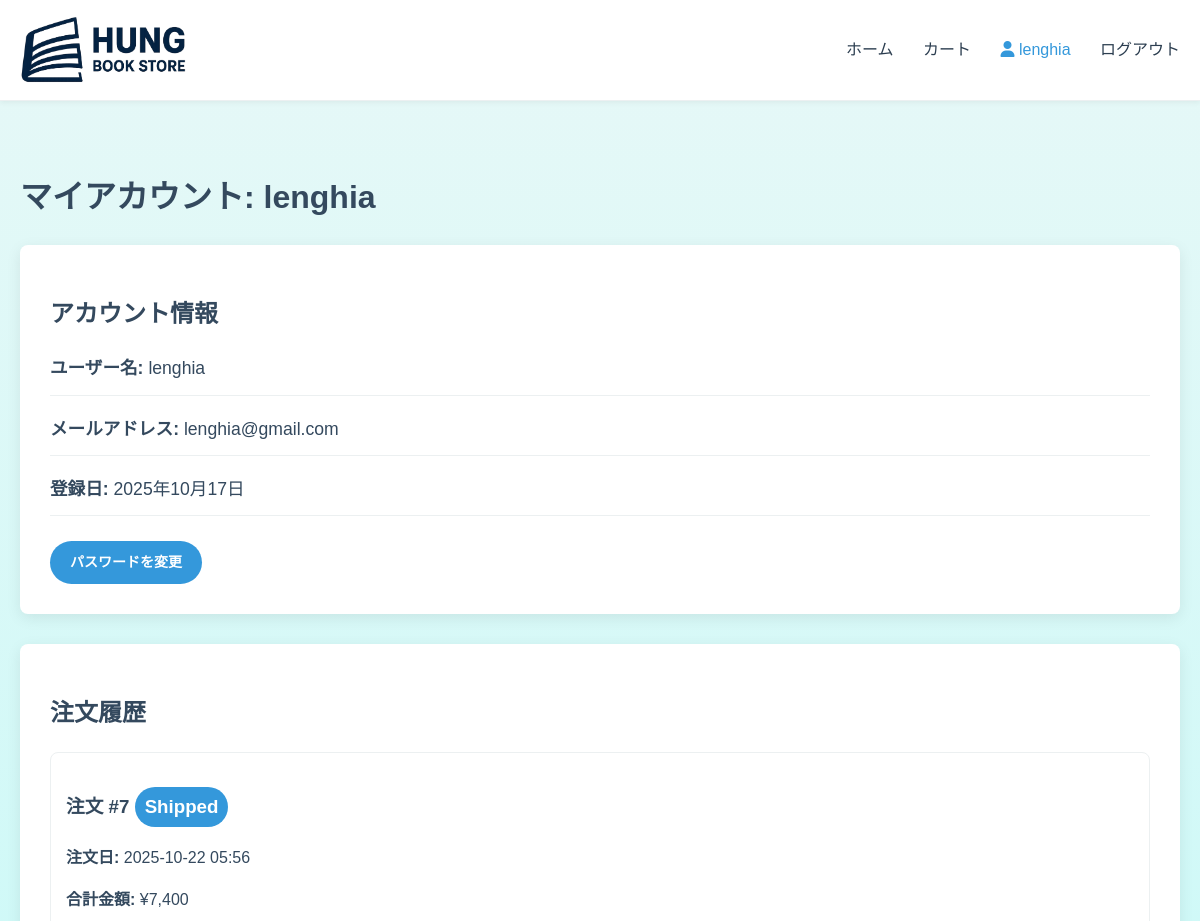
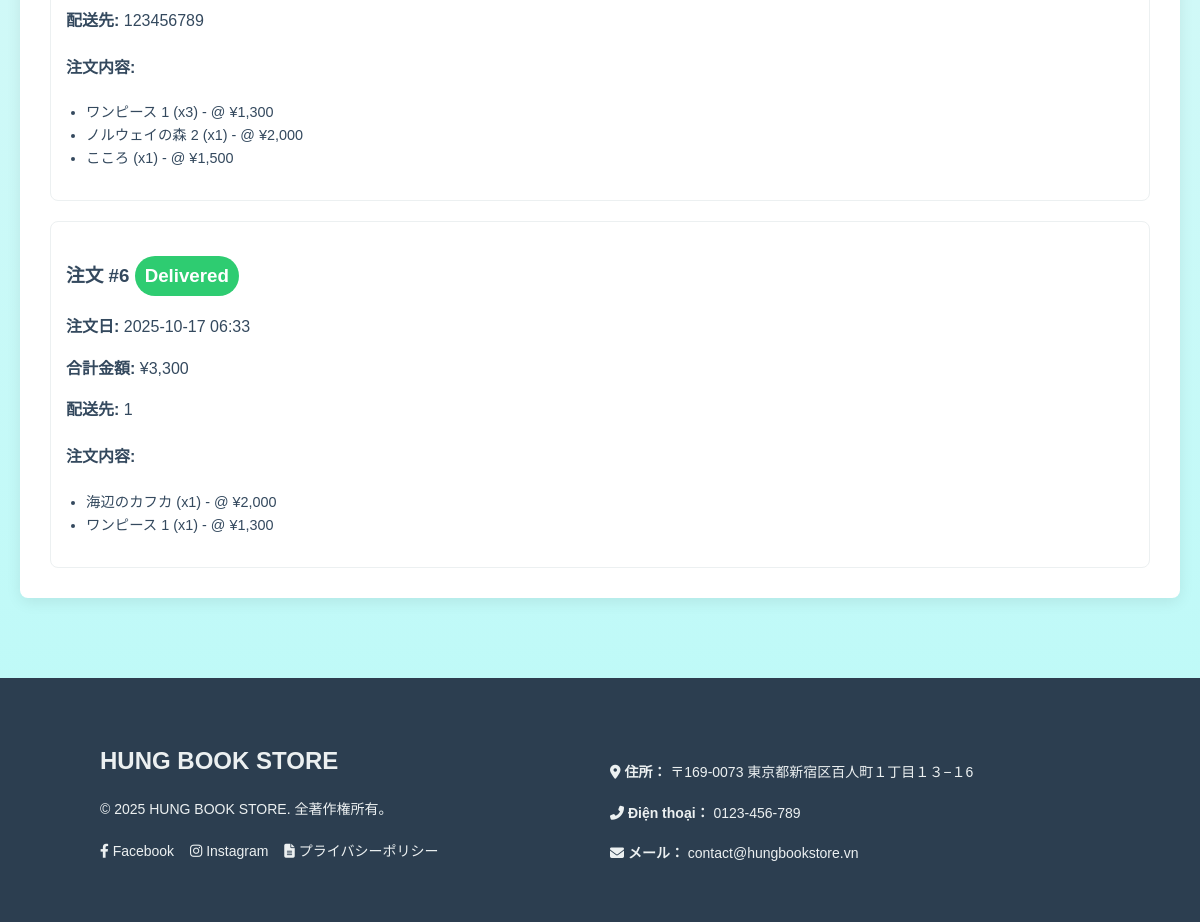
The app's page /profile.php (signed in) with its own data (2 pictures, top to bottom).
### tables this page shows
CREATE TABLE `users` (
  `id` int(11) NOT NULL,
  `username` varchar(50) NOT NULL,
  `email` varchar(100) NOT NULL,
  `password` varchar(255) NOT NULL,
  `role` varchar(10) NOT NULL DEFAULT 'user',
  `created_at` timestamp NOT NULL DEFAULT current_timestamp()
);

CREATE TABLE `orders` (
  `id` int(11) NOT NULL,
  `user_id` int(11) NOT NULL,
  `total_amount` decimal(10,2) NOT NULL,
  `shipping_address` text NOT NULL,
  `order_status` varchar(50) NOT NULL DEFAULT 'Pending',
  `created_at` timestamp NOT NULL DEFAULT current_timestamp()
);

CREATE TABLE `order_items` (
  `id` int(11) NOT NULL,
  `order_id` int(11) NOT NULL,
  `book_id` int(11) NOT NULL,
  `quantity` int(11) NOT NULL,
  `price` int(11) NOT NULL
);

CREATE TABLE `books` (
  `id` int(11) NOT NULL,
  `title` varchar(255) NOT NULL,
  `author` varchar(255) DEFAULT NULL,
  `price` int(11) NOT NULL,
  `sale_price` decimal(10,2) DEFAULT NULL,
  `description` text DEFAULT NULL,
  `published_year` int(11) DEFAULT NULL,
  `image` varchar(255) DEFAULT NULL
);

### profile.php (the view, shortened to what this page needs)
<?php
require 'config.php';
$user_id = $_SESSION['user_id'];
$username = $_SESSION['username'];
try {
    $stmt_user = $pdo->prepare("SELECT username, email, created_at FROM users WHERE id = ?");
    $stmt_user->execute([$user_id]);
    $user_info = $stmt_user->fetch();
    $stmt_orders = $pdo->prepare("SELECT * FROM orders WHERE user_id = ? ORDER BY created_at DESC");
    $stmt_orders->execute([$user_id]);
    $orders = $stmt_orders->fetchAll();
} catch (\PDOException $e) {
    $message = "データベースエラーが発生しました: " . $e->getMessage();
    $orders = [];
}
function getOrderItems($pdo, $order_id)
{
    $stmt = $pdo->prepare("
        SELECT oi.*, b.title
        FROM order_items oi
        JOIN books b ON oi.book_id = b.id
        WHERE oi.order_id = ?
    ");
    $stmt->execute([$order_id]);
    return $stmt->fetchAll();
}
?>
<!DOCTYPE html>
<html lang="ja">
<head>
    <link rel="stylesheet" href="assets/css/style.css">
    <link rel="stylesheet" href="https://cdnjs.cloudflare.com/ajax/libs/font-awesome/6.4.0/css/all.min.css" />
</head>
<body>
    <header>
        <div class="header-container">
            <div class="logo"><a href="index.php">
                    <img src="assets/images/logo.png" alt="オンライン書店ロゴ" style="height:70px;">
                </a></div>
            <nav>
                <a href="index.php">ホーム</a>
                <a href="cart.php">カート
                </a>
                <a href="profile.php" style="color: var(--secondary-color);"><i class="fas fa-user"></i>
                    <?= htmlspecialchars($username) ?></a>
                <a href="logout.php">ログアウト</a>
            </nav>
        </div>
    </header>
    <main class="profile-container">
        <h1>マイアカウント: <?= htmlspecialchars($username) ?></h1>
        <div class="profile-section profile-info">
            <h2>アカウント情報</h2>
            <p><strong>ユーザー名:</strong> <?= htmlspecialchars($user_info['username']) ?></p>
            <p><strong>メールアドレス:</strong> <?= htmlspecialchars($user_info['email']) ?></p>
            <p><strong>登録日:</strong> <?= date('Y年m月d日', strtotime($user_info['created_at'])) ?></p>
            <a href="edit_profile.php" class="checkout-btn" style="margin-top: 15px;">パスワードを変更</a>
        </div>
        <div class="profile-section order-history">
            <h2>注文履歴</h2>
            <?php if (!empty($orders)): ?>
                <?php foreach ($orders as $order): ?>
                    <div
                        style="border: 1px solid var(--light-gray); margin-top: 20px; padding: 15px; border-radius: var(--border-radius);">
                        <h3>注文 #<?= $order['id'] ?>
                            <span class="status-badge
                            <?php
                            if ($order['order_status'] == 'Pending')
                                echo 'status-processing';
                            elseif ($order['order_status'] == 'Shipped')
                                echo 'status-shipped';
                            elseif ($order['order_status'] == 'Delivered')
                                echo 'status-delivered';
                            else
                                echo 'status-cancelled';
                            ?>">
                                <?= htmlspecialchars($order['order_status']) ?>
                            </span>
                        </h3>
                        <p><strong>注文日:</strong> <?= date('Y-m-d H:i', strtotime($order['created_at'])) ?></p>
                        <p><strong>合計金額:</strong> ¥<?= number_format($order['total_amount']) ?></p>
                        <p><strong>配送先:</strong> <?= htmlspecialchars($order['shipping_address']) ?></p>
                        <h4>注文内容:</h4>
                        <ul class="order-details">
                            <?php
                            $items = getOrderItems($pdo, $order['id']);
                            foreach ($items as $item):
                                ?>
                                <li>
                                    <?= htmlspecialchars($item['title']) ?> (x<?= $item['quantity'] ?>) - @
                                    ¥<?= number_format($item['price']) ?>
                                </li>
                            <?php endforeach; ?>
                        </ul>
                    </div>
                <?php endforeach; ?>
            <?php else: ?>
                <p>まだ注文履歴はありません。</p>
            <?php endif; ?>
        </div>
    </main>
    <footer class="site-footer">
        <div class="footer-container">
            <div class="footer-left">
                <h3>HUNG BOOK STORE</h3>
                <p>© 2025 HUNG BOOK STORE. 全著作権所有。</p>
                <div class="footer-links">
                    <a href="https://facebook.com/hungbookstore" target="_blank">
                        <i class="fab fa-facebook-f"></i> Facebook
                    </a>
                    <a href="https://instagram.com/hungbookstore" target="_blank">
                        <i class="fab fa-instagram"></i> Instagram
                    </a>
                    <a href="/privacy-policy">
                        <i class="fas fa-file-alt"></i> プライバシーポリシー
                    </a>
                </div>
            </div>
            <div class="footer-right">
                <br>
                <p><i class="fas fa-map-marker-alt"></i> <strong>住所：</strong> 〒169-0073 東京都新宿区百人町１丁目１３−１6</p>
                <p><i class="fas fa-phone-alt"></i> <strong>Điện thoại：</strong> <a
                        href="tel:0123456789">0123-456-789</a></p>
                <p><i class="fas fa-envelope"></i> <strong>メール：</strong> <a
                        href="mailto:contact@hungbookstore.vn">contact@hungbookstore.vn</a></p>
            </div>
        </div>
    </footer>
</body>
</html>

### assets/css/style.css (style rules this page uses)
:root { --primary-color: #2c3e50; --secondary-color: #3498db; --background-color: #f8f9fa; --card-background: #ffffff; --text-color: #34495e; --light-gray: #ecf0f1; --border-radius: 8px; --box-shadow: 0 4px 15px rgba(0, 0, 0, 0.08); }
body { font-family: 'Noto Sans JP', "Meiryo", sans-serif; margin: 0; background: linear-gradient(to top, #b9faf8 0%, #e7f8f7 100%); color: var(--text-color); line-height: 1.6; }
a { color: var(--secondary-color); text-decoration: none; transition: color 0.3s ease; }
img { max-width: 100%; display: block; }
header { background: var(--card-background); padding: 15px 20px; border-bottom: 1px solid var(--light-gray); box-shadow: 0 2px 5px rgba(0, 0, 0, 0.05); position: sticky; top: 0; z-index: 1000; }
.header-container { display: flex; justify-content: space-between; align-items: center; max-width: 1200px; margin: 0 auto; }
.logo img { height: 60px; }
nav a { margin-left: 25px; color: var(--primary-color); font-weight: 500; font-size: 16px; position: relative; padding-bottom: 5px; }
nav a::after { content: ''; position: absolute; bottom: 0; left: 0; width: 0; height: 2px; background-color: var(--secondary-color); transition: width 0.3s ease; }
main { max-width: 1200px; margin: 55px auto; padding: 0 15px; }
.site-footer { background-color: #2c3e50; color: #ecf0f1; padding: 40px 20px; }
.footer-container { max-width: 1000px; margin: 0 auto; display: flex; flex-direction: row; justify-content: space-between; flex-wrap: wrap; gap: 20px; }
.footer-left, .footer-right { flex: 1; min-width: 280px; }
.site-footer h3 { font-size: 24px; margin-bottom: 10px; }
.site-footer p { margin: 18px 0; font-size: 14px; }
.footer-links { margin-top: 10px; }
.footer-links a { margin-right: 12px; color: #ecf0f1; text-decoration: none; font-size: 14px; }
.footer-right a { color: #ecf0f1; text-decoration: none; }

### profile.php (style rules this page uses)
.profile-container { max-width: 1200px; margin: 30px auto; padding: 20px; }
.profile-section { background: var(--card-background); padding: 30px; border-radius: var(--border-radius); box-shadow: var(--box-shadow); margin-bottom: 30px; }
.profile-info p { font-size: 1.1em; line-height: 1.8; border-bottom: 1px solid var(--light-gray); padding-bottom: 10px; margin-bottom: 10px; }
.order-details { margin-top: 10px; padding-left: 20px; font-size: 0.9em; }
.status-badge { display: inline-block; padding: 5px 10px; border-radius: 20px; font-weight: bold; color: white; }
.checkout-btn { display: inline-block; padding: 10px 20px; background: var(--secondary-color); color: white; font-size: 14px; font-weight: bold; text-align: center; border-radius: 50px; transition: background-color 0.3s ease; text-decoration: none !important; }
.status-shipped { background-color: #3498db; }
.status-delivered { background-color: #2ecc71; }

### records on screen
users: username "lenghia", email "lenghia@gmail.com", created_at "2025年10月17日"
orders: id "7", order_status "Shipped", created_at "2025-10-22 05:56", total_amount "7,400", shipping_address "123456789"
order_items: book.title "ワンピース 1", quantity "3", price "1,300"
order_items: book.title "ノルウェイの森 2", quantity "1", price "2,000"
order_items: book.title "こころ", quantity "1", price "1,500"
orders: id "6", order_status "Delivered", created_at "2025-10-17 06:33", total_amount "3,300", shipping_address "1"
order_items: book.title "海辺のカフカ", quantity "1", price "2,000"
order_items: book.title "ワンピース 1", quantity "1", price "1,300"

### other values on screen
$username "lenghia"
